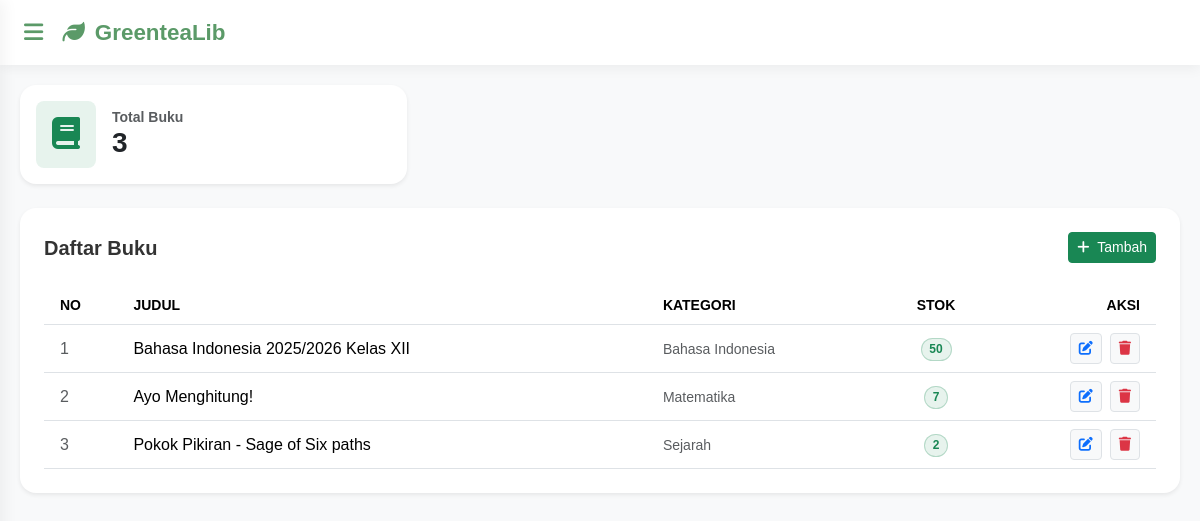
The page /Views/V_Buku.php on the database its author committed.
### tables this page shows
CREATE TABLE `buku` (
  `id` int NOT NULL,
  `judul` varchar(255) NOT NULL,
  `kategori` enum('Matematika','Bahasa Indonesia','Bahasa Inggris','Pendidikan Agama Islam','Bahasa Sunda','Sejarah','Pendidikan Pancasila','Wirausaha','Akutansi') DEFAULT NULL,
  `stok` int DEFAULT '0'
);

### Controllers/C_Buku.php (called while the page is built)
<?php
include_once '../Models/M_Buku.php';
$buku = new M_Buku();
try{
    if(!empty($_GET['aksi'])){
        if(!($_GET['aksi'] == 'hapus')){
            if($_GET['aksi'] == 'edit'){
                $id = $_GET['id'];
                $bukus = $buku->SHOW_BUKU_BY_ID($id);
                include_once '../Views/V_UpdateBuku.php';
            }else{
                $id = $_POST['id'];
                $judul = $_POST['judul'];
                $kategori = $_POST['kategori'];
                $stok = $_POST['stok'];
                if($_GET['aksi'] == 'tambah'){
                    $buku->ADD_BUKU($id, $judul, $kategori, $stok);
                }elseif($_GET['aksi'] == 'update'){
                    $buku->UPDATE_BUKU($id, $judul, $kategori, $stok);
                }
            }
        }else{
        	$id = $_GET['id'];
        	$buku->DELETE_BUKU($id);
        }
    }else{
        $totalBuku = $buku->COUNT_BUKU();
        $bukus = $buku->SHOW_BUKU();
    }
}catch(Exception $e){
    echo $e->getMessage();
}

### Models/M_Connect.php (called while the page is built, shortened)
<?php
class M_Connect
{
	private $host = "localhost",
	$username = "root",
	$pass = "",
	$db = "aqxua_lib";
	function __construct()
	{
		$this->connect = mysqli_connect($this->host, $this->username, $this->pass, $this->db);
		if ($this->connect)
		{
			return $this->connect;
		}else{
			echo mysqli_connect_error();
		}
	}
}

### Models/M_Buku.php (called while the page is built, shortened)
<?php
include_once 'M_Connect.php';
class M_Buku{
    public function SHOW_BUKU()
    {
        $conn = new M_Connect();
        $sql = 'SELECT * FROM buku';
        $post = mysqli_query($conn->connect, $sql);
        if($post->num_rows > 0){
            while ($data = mysqli_fetch_object($post)){
                $result[] = $data;
            }
            return $result;
        }
    }
    public function COUNT_BUKU()
    {
        $conn = new M_Connect();
        $sql = "SELECT COUNT(*) as total FROM buku";
        $post = mysqli_query($conn->connect, $sql);
        $data = mysqli_fetch_object($post);
        return $data;
    }
}

### Views/V_Buku.php (the view)
<?php
    include_once '../Controllers/C_Buku.php';
    include_once 'HEADER.php';
?>
	<div class="col-12 col-md-4">
        <div class="card border-0 shadow-sm rounded-4 p-3 card-hover transition-all">
            <div class="d-flex align-items-center gap-3">
                <div class="bg-success bg-opacity-10 p-3 rounded-3">
                    <i class="fas fa-book fa-2x text-success"></i>
                </div>
                <div>
                	<h6 class="text-muted mb-0 small uppercase fw-bold">Total Buku</h6>
                    <h3 class="fw-bold mb-0"><?= $totalBuku->total ?></h3>
				</div>
            </div>
        </div>
    </div>
    <br>
    <div class="bg-white rounded-4 shadow-sm p-4">
        <div class="d-flex justify-content-between align-items-center mb-4">
            <h5 class="fw-semibold mb-0">Daftar Buku</h5>
            <a href="V_AddBuku.php" class="btn btn-success btn-sm">
                <i class="fas fa-plus me-1"></i> Tambah
            </a>
        </div>
        <div class="table-responsive">
            <table class="table table-hover align-middle mb-0">
                <thead class="text-secondary small text-uppercase">
                    <tr>
                        <th scope="col" class="ps-3">No</th>
                        <th scope="col">Judul</th>
                        <th scope="col">Kategori</th>
                        <th scope="col" class="text-center">Stok</th>
                        <th scope="col" class="text-end pe-3">Aksi</th>
                    </tr>
                </thead>
                <tbody>
                    <?php
                        if(!empty($bukus)){
                            $no = 1;
                            foreach($bukus as $data){
                    ?>
                        <tr>
                            <td class="ps-3 text-muted">
                                <?= $no++ ?>
                            </td>
                            <td class="fw-medium">
                                <?= $data->judul ?>
                            </td>
                            <td>
                                <span class="text-muted small"><?= $data->kategori ?></span>
                            </td>
                            <td class="text-center">
                                <span class="badge rounded-pill bg-success bg-opacity-10 text-success border border-success border-opacity-25">
                                    <?= $data->stok ?>
                                </span>
                            </td>
                            <td class="text-end pe-3">
                                <div class="d-flex justify-content-end gap-2">
                                    <a href="../Controllers/C_Buku.php?aksi=edit&id=<?=$data->id ?>" class="btn btn-sm btn-light border text-primary" title="Update">
                                        <i class="fas fa-edit"></i>
                                    </a>
                                    <a href="../Controllers/C_Buku.php?aksi=hapus&id=<?=$data->id ?>" class="btn btn-sm btn-light border text-danger" onclick="return confirm('Hapus buku <?= $data->judul ?>?')" title="Delete">
                                        <i class="fas fa-trash"></i>
                                    </a>
                                </div>
                            </td>
                        </tr>
                    <?php }}else{
                        echo '<p class="text-center text-muted">Data tidak tersedia</p>';
                    }?>
                </tbody>
            </table>
        </div>
    </div>
<?php include_once 'FOOTER.php'; ?>

### Views/HEADER.php (style rules this page uses)
:root { --green-tea: #5B9A68; --green-tea-dark: #388E3C; --green-tea-soft: #F1F8E9; --text-dark: #333333; --white: #ffffff; }
body { margin: 0; font-family: 'Poppins', sans-serif; background: #f8f9fa; color: var(--text-dark); }

### rows shown on the page
buku: judul "Bahasa Indonesia 2025/2026 Kelas XII", kategori "Bahasa Indonesia", stok "50"
buku: judul "Ayo Menghitung!", kategori "Matematika", stok "7"
buku: judul "Pokok Pikiran - Sage of Six paths", kategori "Sejarah", stok "2"

### other values the page prints
$totalBuku->total "3"
